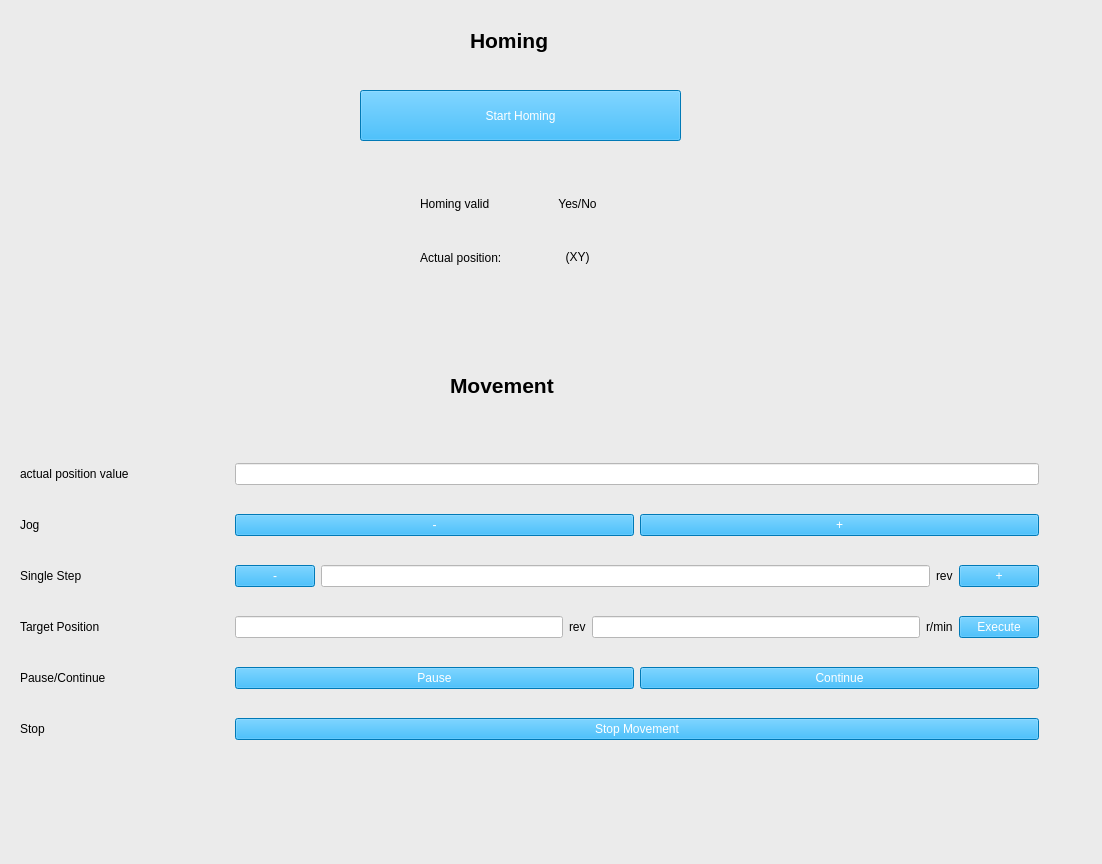
<?xml version="1.0" encoding="UTF-8"?>
<ui version="4.0">
 <class>MainWindow</class>
 <widget class="QWidget" name="MainWindow">
  <property name="geometry">
   <rect>
    <x>0</x>
    <y>0</y>
    <width>1102</width>
    <height>864</height>
   </rect>
  </property>
  <property name="windowTitle">
   <string>MainWindow</string>
  </property>
  <widget class="QWidget" name="centralwidget" native="true">
   <property name="geometry">
    <rect>
     <x>-10</x>
     <y>-10</y>
     <width>1171</width>
     <height>881</height>
    </rect>
   </property>
   <property name="styleSheet">
    <string notr="true">QWidget{background-color:rgb(235, 235, 235);
color:black}</string>
   </property>
   <widget class="QLabel" name="label_14">
    <property name="geometry">
     <rect>
      <x>460</x>
      <y>380</y>
      <width>161</width>
      <height>31</height>
     </rect>
    </property>
    <property name="text">
     <string>&lt;html&gt;&lt;head/&gt;&lt;body&gt;&lt;p&gt;&lt;span style=&quot; font-size:16pt; font-weight:600;&quot;&gt;Movement&lt;/span&gt;&lt;/p&gt;&lt;/body&gt;&lt;/html&gt;</string>
    </property>
   </widget>
   <widget class="QWidget" name="gridLayoutWidget">
    <property name="geometry">
     <rect>
      <x>430</x>
      <y>190</y>
      <width>208</width>
      <height>101</height>
     </rect>
    </property>
    <layout class="QGridLayout" name="gridLayout">
     <item row="1" column="0">
      <widget class="QLabel" name="label_2">
       <property name="text">
        <string>Actual position:</string>
       </property>
      </widget>
     </item>
     <item row="1" column="1">
      <widget class="QLabel" name="lblActualPosition">
       <property name="text">
        <string>&lt;html&gt;&lt;head/&gt;&lt;body&gt;&lt;p align=&quot;center&quot;&gt;(XY)&lt;/p&gt;&lt;/body&gt;&lt;/html&gt;</string>
       </property>
      </widget>
     </item>
     <item row="0" column="0">
      <widget class="QLabel" name="label">
       <property name="text">
        <string>Homing valid</string>
       </property>
      </widget>
     </item>
     <item row="0" column="1">
      <widget class="QLabel" name="label_4">
       <property name="text">
        <string>&lt;html&gt;&lt;head/&gt;&lt;body&gt;&lt;p align=&quot;center&quot;&gt;Yes/No&lt;/p&gt;&lt;/body&gt;&lt;/html&gt;</string>
       </property>
      </widget>
     </item>
    </layout>
   </widget>
   <widget class="QPushButton" name="btnHoming">
    <property name="geometry">
     <rect>
      <x>370</x>
      <y>100</y>
      <width>321</width>
      <height>51</height>
     </rect>
    </property>
    <property name="styleSheet">
     <string notr="true">QPushButton{background-color:rgb(0, 170, 255);
color:white}</string>
    </property>
    <property name="text">
     <string>Start Homing</string>
    </property>
   </widget>
   <widget class="QLabel" name="label_3">
    <property name="geometry">
     <rect>
      <x>480</x>
      <y>30</y>
      <width>121</width>
      <height>41</height>
     </rect>
    </property>
    <property name="text">
     <string>&lt;html&gt;&lt;head/&gt;&lt;body&gt;&lt;p&gt;&lt;span style=&quot; font-size:16pt; font-weight:600;&quot;&gt;Homing&lt;/span&gt;&lt;/p&gt;&lt;/body&gt;&lt;/html&gt;</string>
    </property>
   </widget>
   <widget class="QWidget" name="layoutWidget">
    <property name="geometry">
     <rect>
      <x>30</x>
      <y>450</y>
      <width>1019</width>
      <height>329</height>
     </rect>
    </property>
    <layout class="QGridLayout" name="gridLayout_2">
     <item row="1" column="1">
      <layout class="QHBoxLayout" name="horizontalLayout">
       <property name="leftMargin">
        <number>100</number>
       </property>
       <item>
        <widget class="QPushButton" name="btnJogN">
         <property name="styleSheet">
          <string notr="true">QPushButton{background-color:rgb(0, 170, 255);
color:white}</string>
         </property>
         <property name="text">
          <string>-</string>
         </property>
        </widget>
       </item>
       <item>
        <widget class="QPushButton" name="btnJogP">
         <property name="styleSheet">
          <string notr="true">QPushButton{background-color:rgb(0, 170, 255);
color:white}</string>
         </property>
         <property name="text">
          <string>+</string>
         </property>
        </widget>
       </item>
      </layout>
     </item>
     <item row="2" column="1">
      <layout class="QHBoxLayout" name="horizontalLayout_2">
       <property name="leftMargin">
        <number>100</number>
       </property>
       <item>
        <widget class="QPushButton" name="btnSingleStepN">
         <property name="styleSheet">
          <string notr="true">QPushButton{background-color:rgb(0, 170, 255);
color:white}</string>
         </property>
         <property name="text">
          <string>-</string>
         </property>
        </widget>
       </item>
       <item>
        <widget class="QLineEdit" name="txtSingleStepValue">
         <property name="styleSheet">
          <string notr="true">QLineEdit{background-color:white;
color:black}</string>
         </property>
        </widget>
       </item>
       <item>
        <widget class="QLabel" name="label_11">
         <property name="text">
          <string>rev</string>
         </property>
        </widget>
       </item>
       <item>
        <widget class="QPushButton" name="btnSingleStepP">
         <property name="styleSheet">
          <string notr="true">QPushButton{background-color:rgb(0, 170, 255);
color:white}</string>
         </property>
         <property name="text">
          <string>+</string>
         </property>
        </widget>
       </item>
      </layout>
     </item>
     <item row="1" column="0">
      <widget class="QLabel" name="label_7">
       <property name="text">
        <string>Jog</string>
       </property>
      </widget>
     </item>
     <item row="4" column="0">
      <widget class="QLabel" name="label_10">
       <property name="text">
        <string>Pause/Continue</string>
       </property>
      </widget>
     </item>
     <item row="0" column="0">
      <widget class="QLabel" name="label_6">
       <property name="text">
        <string>actual position value</string>
       </property>
      </widget>
     </item>
     <item row="0" column="1">
      <layout class="QHBoxLayout" name="horizontalLayout_4">
       <property name="spacing">
        <number>100</number>
       </property>
       <property name="leftMargin">
        <number>100</number>
       </property>
       <property name="topMargin">
        <number>0</number>
       </property>
       <property name="rightMargin">
        <number>0</number>
       </property>
       <property name="bottomMargin">
        <number>0</number>
       </property>
       <item>
        <widget class="QLineEdit" name="txtActualPositionValue">
         <property name="styleSheet">
          <string notr="true">QLineEdit{background-color:white;
color:black}</string>
         </property>
        </widget>
       </item>
      </layout>
     </item>
     <item row="3" column="0">
      <widget class="QLabel" name="label_9">
       <property name="text">
        <string>Target Position</string>
       </property>
      </widget>
     </item>
     <item row="2" column="0">
      <widget class="QLabel" name="label_8">
       <property name="text">
        <string>Single Step</string>
       </property>
      </widget>
     </item>
     <item row="4" column="1">
      <layout class="QHBoxLayout" name="horizontalLayout_5">
       <property name="leftMargin">
        <number>100</number>
       </property>
       <item>
        <widget class="QPushButton" name="btnPauseMovement">
         <property name="styleSheet">
          <string notr="true">QPushButton{background-color:rgb(0, 170, 255);
color:white}</string>
         </property>
         <property name="text">
          <string>Pause</string>
         </property>
        </widget>
       </item>
       <item>
        <widget class="QPushButton" name="btnContinueMovement">
         <property name="styleSheet">
          <string notr="true">QPushButton{background-color:rgb(0, 170, 255);
color:white}</string>
         </property>
         <property name="text">
          <string>Continue</string>
         </property>
        </widget>
       </item>
      </layout>
     </item>
     <item row="3" column="1">
      <layout class="QHBoxLayout" name="horizontalLayout_3">
       <property name="leftMargin">
        <number>100</number>
       </property>
       <item>
        <widget class="QLineEdit" name="txtTargetPosition">
         <property name="styleSheet">
          <string notr="true">QLineEdit{background-color:white;
color:black}</string>
         </property>
        </widget>
       </item>
       <item>
        <widget class="QLabel" name="label_12">
         <property name="text">
          <string>rev</string>
         </property>
        </widget>
       </item>
       <item>
        <widget class="QLineEdit" name="txtVelocity">
         <property name="styleSheet">
          <string notr="true">QLineEdit{background-color:white;
color:black}</string>
         </property>
        </widget>
       </item>
       <item>
        <widget class="QLabel" name="label_13">
         <property name="text">
          <string>r/min</string>
         </property>
        </widget>
       </item>
       <item>
        <widget class="QPushButton" name="btnExecute">
         <property name="styleSheet">
          <string notr="true">QPushButton{background-color:rgb(0, 170, 255);
color:white}</string>
         </property>
         <property name="text">
          <string>Execute</string>
         </property>
        </widget>
       </item>
      </layout>
     </item>
     <item row="5" column="1">
      <layout class="QHBoxLayout" name="horizontalLayout_6">
       <property name="leftMargin">
        <number>100</number>
       </property>
       <item>
        <widget class="QPushButton" name="btnStopMovement">
         <property name="styleSheet">
          <string notr="true">QPushButton{background-color:rgb(0, 170, 255);
color:white}</string>
         </property>
         <property name="text">
          <string>Stop Movement</string>
         </property>
        </widget>
       </item>
      </layout>
     </item>
     <item row="5" column="0">
      <widget class="QLabel" name="label_5">
       <property name="text">
        <string>Stop</string>
       </property>
      </widget>
     </item>
    </layout>
   </widget>
  </widget>
  <action name="actionconnection">
   <property name="text">
    <string>connection</string>
   </property>
  </action>
  <action name="actionconfiguration">
   <property name="text">
    <string>configuration</string>
   </property>
  </action>
  <action name="actionmovement">
   <property name="text">
    <string>movement</string>
   </property>
  </action>
  <action name="actionanalysis">
   <property name="text">
    <string>analysis</string>
   </property>
  </action>
 </widget>
 <resources/>
 <connections/>
</ui>
